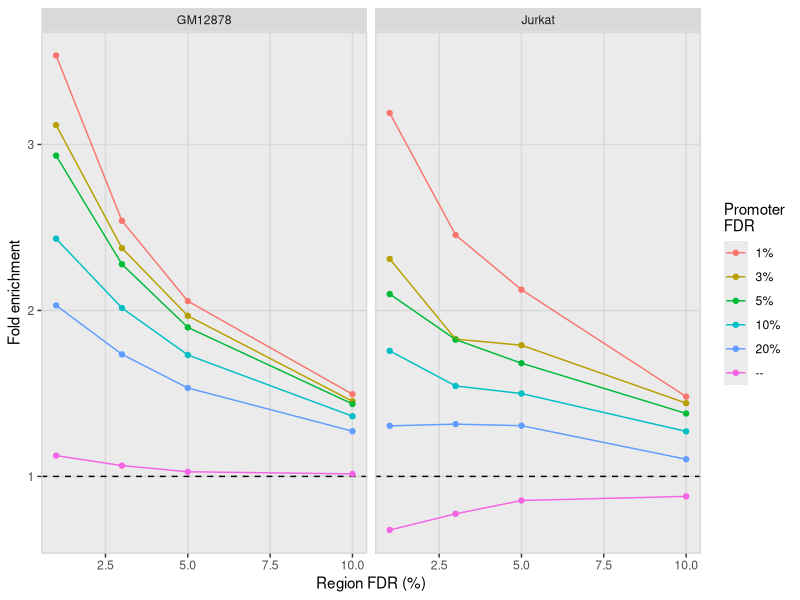
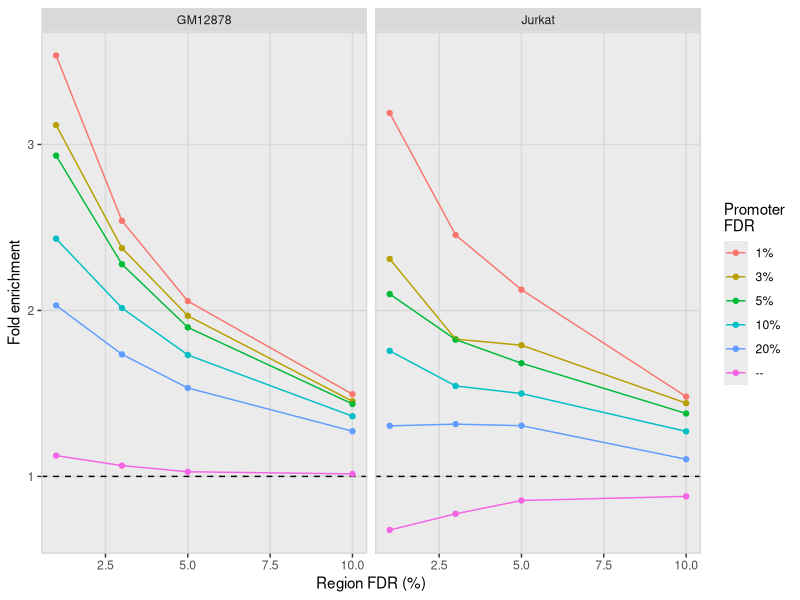

Source code (R) for these figures, in order:
library(ggplot2)
library(cowplot)
library(reshape)
library(magrittr)

Jurkat <- 
structure(c(11, 14, 16, 17, 19, 13, 17, 22, 27, 31, 16, 23, 28, 
35, 42, 22, 32, 41, 53, 69, 27, 45, 59, 76, 114, 37, 70, 102, 
160, 301, 1793, 2965, 3915, 5968, 9877), .Dim = c(5L, 7L), .Dimnames = list(
    c("reg.FDR.1%", "reg.FDR.3%", "reg.FDR.5%", "reg.FDR.10%", 
    "reg.FDR.20%"), c("prom.FDR.1%", "prom.FDR.3%", "prom.FDR.5%", 
    "prom.FDR.10%", "prom.FDR.20%", "overlap", "total")))

GM12878 <- 
structure(c(72, 86, 91, 101, 107, 86, 109, 118, 133, 145, 96, 
124, 135, 156, 172, 106, 146, 164, 197, 229, 114, 162, 187, 237, 
295, 136, 214, 270, 407, 635, 2592, 4310, 5633, 8599, 13620), .Dim = c(5L, 
7L), .Dimnames = list(c("reg.FDR.1%", "reg.FDR.3%", "reg.FDR.5%", 
"reg.FDR.10%", "reg.FDR.20%"), c("prom.FDR.1%", "prom.FDR.3%", 
"prom.FDR.5%", "prom.FDR.10%", "prom.FDR.20%", "overlap", "total"
)))

efet <- function(y,nm) {
# Called in [i,j] | called in i=20%
  y <- y[-5,]/matrix(y[5,],ncol=ncol(y),nrow=nrow(y)-1,byrow=TRUE)  
# Called in [i,j] | called in i=20%

  z <- (y[,-7]/y[,7])  %>% as.data.frame()
  z$reg.fdr <- c(1,3,5,10)
  z$Cell.line <- nm
  return(z)
}

y1 <- efet(GM12878,"GM12878")
y2 <- efet(Jurkat,"Jurkat")
y <- rbind(y1,y2)
m <- melt(y,c("reg.fdr","Cell.line"))
#m$reg.fdr <- as.numeric(gsub("reg.FDR.|%","",m$reg.fdr))
  m$prom.fdr <- sub("prom.FDR.","",m$variable)
  m$prom.fdr[m$prom.fdr=="overlap"] <- "--"
m$prom.fdr <- factor(m$prom.fdr,levels=c("1%","3%","5%","10%","20%","--"))
p <- ggplot(m,aes(x=reg.fdr,y=value,col=prom.fdr)) +
  geom_hline(yintercept=1,linetype="dashed") +
  geom_point() +
  geom_path() +
  ylab("Fold enrichment") +
  xlab("Region FDR (%)") +
  facet_grid(. ~ Cell.line,scales="free") + scale_colour_discrete("Promoter\nFDR") +
  background_grid(major = 'xy', minor = "none") + panel_border() 
print(p)

tiff("FDR_overlap.tiff",height=4,width=6,units="in",res=300)
print(p)
dev.off()
